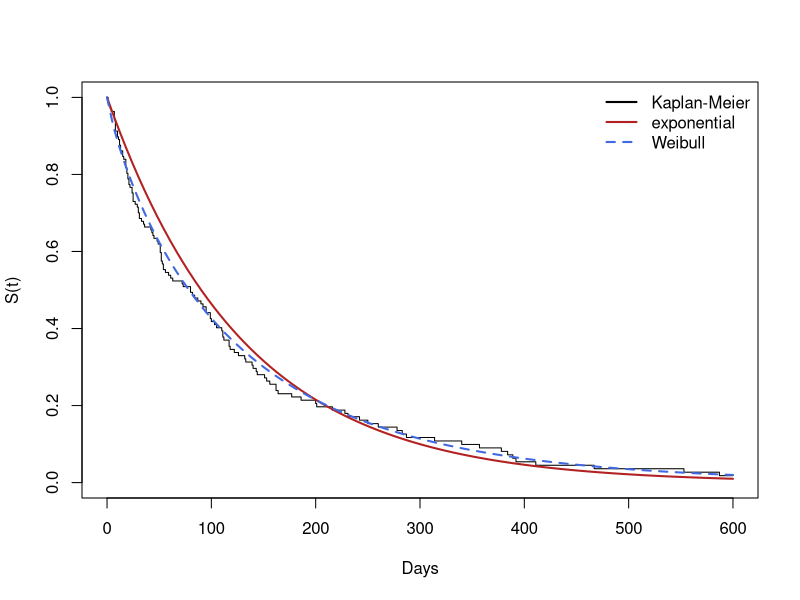

Recreate this plot in R.
# Session 28 — Likelihood with right censoring: the exponential model
# Prof. Dae-Jin Lee (daelee@faculty.ie.edu) --- Statistical Modelling (BAM), IE University
# Plain-script version of 28-exponential-likelihood.Rmd. Run: Rscript 28-exponential-likelihood.R

## ----data---------------------------------------------------------------------
library(survival)
vet <- survival::veteran
vet$trt <- factor(vet$trt, levels = 1:2, labels = c("standard", "test"))


## ----closed-form--------------------------------------------------------------
d   <- sum(vet$status)          # 128 deaths
tot <- sum(vet$time)            # 16663 person-days at risk
lam <- d / tot
se  <- lam / sqrt(d)
c(lambda = lam, se = se, mean_days = 1 / lam, median_days = log(2) / lam)
# 95% Wald interval on the log scale (stays positive)
lam * exp(c(-1, 1) * 1.96 / sqrt(d))


## ----wrong--------------------------------------------------------------------
c(correct = lam,
  drop_censored = sum(vet$status) / sum(vet$time[vet$status == 1]),
  censored_as_deaths = nrow(vet) / tot)


## ----optim--------------------------------------------------------------------
negll <- function(loglam) -(d * loglam - exp(loglam) * tot)
opt <- optim(log(0.01), negll, method = "BFGS", hessian = TRUE)
exp(opt$par)                       # same as lam
sqrt(1 / opt$hessian)              # se of log(lambda) = 1/sqrt(d)
1 / sqrt(d)


## ----survreg------------------------------------------------------------------
e0 <- survreg(Surv(time, status) ~ 1, data = vet, dist = "exponential")
summary(e0)
exp(-coef(e0))                     # = 128 / 16663
logLik(e0)
d * log(lam) - lam * tot           # same log-likelihood


## ----by-trt-------------------------------------------------------------------
e1 <- survreg(Surv(time, status) ~ trt, data = vet, dist = "exponential")
coef(e1)
exp(-coef(e1)[2])   # hazard ratio test / standard under the exponential model
tapply(vet$status, vet$trt, sum) / tapply(vet$time, vet$trt, sum)


## ----check, fig.width = 7, fig.height = 4.5-----------------------------------
km <- survfit(Surv(time, status) ~ 1, data = vet)
w0 <- survreg(Surv(time, status) ~ 1, data = vet, dist = "weibull")
w0$scale                           # 1.17 > 1: hazard decreases with time
anova(e0, w0)                      # LR = 6.26 on 1 df, p = 0.012
plot(km, conf.int = FALSE, xlab = "Days", ylab = "S(t)", xlim = c(0, 600))
curve(exp(-lam * x), add = TRUE, col = "firebrick", lwd = 2)
curve(1 - psurvreg(x, coef(w0), w0$scale, distribution = "weibull"),
      add = TRUE, col = "royalblue", lwd = 2, lty = 2)
legend("topright", c("Kaplan-Meier", "exponential", "Weibull"),
       col = c("black", "firebrick", "royalblue"), lty = c(1, 1, 2), lwd = 2, bty = "n")
